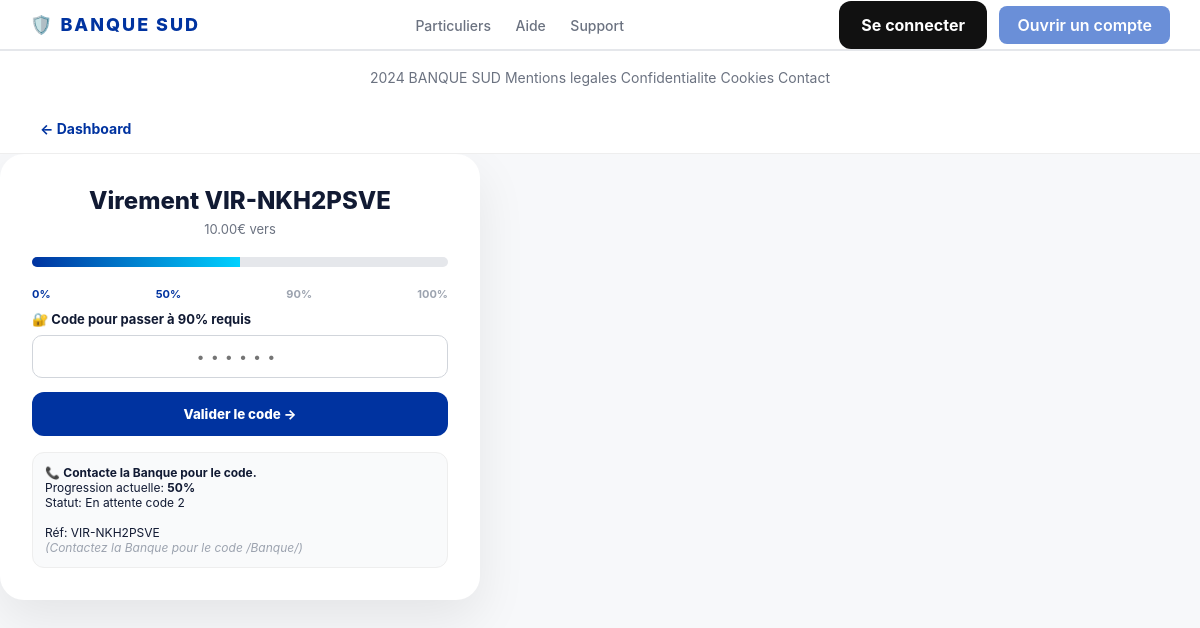
The page /virement/verifier-code/ (signed in) on the database its author committed.
### Banques/models.py (models this page shows, shortened)
class VirementExterne(models.Model):
    STATUT_CHOICES = [
        ('attente_code1', 'En attente code 1'),
        ('attente_code2', 'En attente code 2'),
        ('attente_code3', 'En attente dernier code'),
        ('termine', 'Terminé'),
    ]
    reference = models.CharField(max_length=20, default=generate_ref, unique=True)
    user = models.ForeignKey(User, on_delete=models.CASCADE, related_name='virements')
    iban_dest = models.CharField(max_length=34)
    nom_beneficiaire = models.CharField(max_length=100)
    montant = models.DecimalField(max_digits=10, decimal_places=2)
    progression = models.IntegerField(default=0)
    statut = models.CharField(max_length=20, choices=STATUT_CHOICES, default='attente_code1')
    code_50 = models.CharField(max_length=6, default=generate_code)
    code_90 = models.CharField(max_length=6, default=generate_code)
    code_100 = models.CharField(max_length=6, default=generate_code)
    date_creation = models.DateTimeField(auto_now_add=True)
    class Meta:
        ordering = ['-date_creation']

### Banques/views.py (the view, shortened to what this page needs)
# urls.py: path('virement/verifier-code/', views.verifier_code_virement_view, name='verifier_code_virement'),
@login_required
def verifier_code_virement_view(request, id=None):
    v_id = request.session.get('virement_a_valider') or id
    if not v_id:
        return redirect('mes_virements')
    virement = get_object_or_404(VirementExterne, id=v_id, user=request.user)
    error = None
    return render(request, 'verifier_code.html', {'virement': virement, 'error': error})

### templates/verifier_code.html (shortened to what this page needs)
{% extends "base.html" %}
{% block contenus %}
</head>
<body>
    <div class="header">
    <a href="{% url 'dashboard' %}" style="text-decoration:none;color:#0033A0;font-weight:700;font-size:14px;">← Dashboard</a>
    </div>
<div class="box">
    <h2 style="text-align:center;font-weight:800;">Virement {{ virement.reference }}</h2>
    <p style="text-align:center;font-size:13px;color:#6b7280;margin-top:6px;">{{ virement.montant }}€ vers {{ virement.nom_beneficiaire }}<br>{{ virement.iban_dest }}</p>
    <div class="progress-bg"><div class="progress-bar" style="width:{{ virement.progression }}%"></div></div>
    <div class="step">
        <span class="{% if virement.progression >= 0 %}active{% endif %}">0%</span>
        <span class="{% if virement.progression >= 50 %}active{% endif %}">50%</span>
        <span class="{% if virement.progression >= 90 %}active{% endif %}">90%</span>
        <span class="{% if virement.progression >= 100 %}active{% endif %}">100%</span>
    </div>
    {% if virement.statut != 'termine' %}
    <form method="POST">
        {% if virement.progression == 0 %}
            <p style="font-size:13px;font-weight:700;margin-bottom:8px;">🔐 Code pour passer à 50% requis</p>
        {% elif virement.progression == 50 %}
            <p style="font-size:13px;font-weight:700;margin-bottom:8px;">🔐 Code pour passer à 90% requis</p>
        {% else %}
            <p style="font-size:13px;font-weight:700;margin-bottom:8px;">🔐 Dernier code pour finaliser à 100%</p>
        {% endif %}
        <input type="text" name="code" maxlength="6" placeholder="••••••" required>
        <button class="btn">Valider le code →</button>
    </form>
    <div class="info">
        📞 <b>Contacte la Banque pour le code.</b><br>
        Progression actuelle: <b>{{ virement.progression }}%</b><br>
        Statut: {{ virement.get_statut_display }}<br><br>
        Réf: {{ virement.reference }}<br>
        <i style="color:#9ca3af;">(Contactez la Banque pour le code /Banque/)</i>
    </div>
    {% else %}
        <div style="text-align:center;padding:20px;background:#dcfce7;border-radius:12px;color:#166534;font-weight:700;">✅ Virement terminé à 100% !</div>
        <a href="{% url 'mes_virements' %}" class="btn" style="display:block;text-align:center;text-decoration:none;">Voir mes virements</a>
    {% endif %}
</div>
</body>
{% endblock  %}

### static/css/style.css (style rules this page uses)
* { margin:0;padding:0;box-sizing:border-box;font-family:Inter,system-ui,sans-serif }
body { background:#f7f8fa;color:#111a33 }
body { background:#f7f8fa;color:#111a33;min-height:100vh }
form input[type=text], form input[type=email], form input[type=tel], form input[type=password] { width:100%;padding:12px 14px;border:1px solid #d1d5db;border-radius:10px;font-size:14px;outline:none;background:white;transition:.2s }
form { text-align:left }
.header { background:white;padding:16px 40px;display:flex;justify-content:space-between;align-items:center;border-bottom:1px solid #eee;position:sticky;top:0;z-index:10 }
.step { display:flex;gap:14px;margin:18px 0 }

### templates/verifier_code.html (style rules this page uses)
.box { background:white;border-radius:24px;padding:32px;max-width:480px;width:100%;box-shadow:0 20px 50px rgba(0,0,0,.08) }
.progress-bg { background:#e5e7eb;height:10px;border-radius:20px;overflow:hidden;margin:20px 0 }
.progress-bar { height:100%;background:linear-gradient(90deg,#0033A0,#00d1ff);transition:.5s }
.step { display:flex;justify-content:space-between;font-size:11px;font-weight:700;color:#9ca3af;margin-bottom:10px }
.step .active { color:#0033A0 }
input { width:100%;padding:14px;border:1.5px solid #e5e7eb;border-radius:12px;font-size:22px;letter-spacing:8px;text-align:center;font-weight:800 }
.btn { width:100%;background:#0033A0;color:white;border:none;padding:14px;border-radius:12px;font-weight:800;margin-top:14px;cursor:pointer }
.info { background:#f9fafb;border:1px solid #eee;padding:12px;border-radius:12px;font-size:12px;margin-top:16px }

### rows shown on the page
VirementExterne: reference "VIR-NKH2PSVE", montant "10.00", progression "50", statut "En attente code 2"
